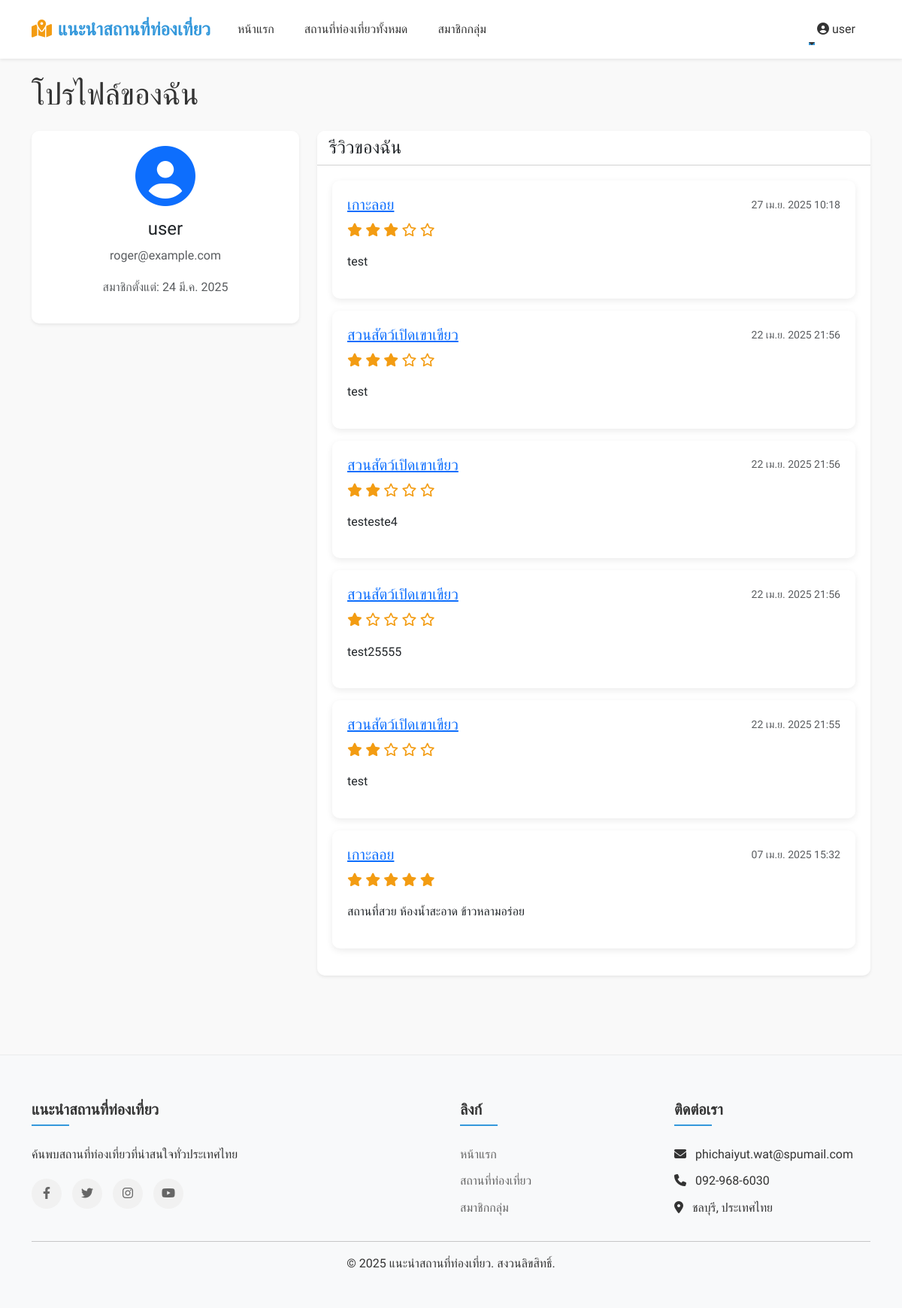
Screenshot of /profile/ (signed in) with the database file from the repository.
### tourism/models.py (models this page shows, shortened)
class Review(models.Model):
    place = models.ForeignKey(Place, on_delete=models.CASCADE, related_name='reviews', verbose_name="สถานที่")
    user = models.ForeignKey(User, on_delete=models.CASCADE, verbose_name="ผู้ใช้")
    rating = models.IntegerField(choices=[(1, '1'), (2, '2'), (3, '3'), (4, '4'), (5, '5')], verbose_name="คะแนน")
    comment = models.TextField(verbose_name="ความคิดเห็น")
    created_at = models.DateTimeField(auto_now_add=True, verbose_name="วันที่สร้าง")
    class Meta:
        verbose_name = "รีวิว"
        verbose_name_plural = "รีวิว"

class Place(models.Model):
    name = models.CharField(max_length=200, verbose_name="ชื่อสถานที่")
    description = models.TextField(verbose_name="รายละเอียด")
    address = models.TextField(verbose_name="ที่อยู่")
    province = models.ForeignKey(Province, on_delete=models.CASCADE, verbose_name="จังหวัด")
    categories = models.ManyToManyField(Category, verbose_name="หมวดหมู่")
    image = models.ImageField(upload_to='places/', verbose_name="รูปภาพ")
    created_at = models.DateTimeField(auto_now_add=True, verbose_name="วันที่สร้าง")
    updated_at = models.DateTimeField(auto_now=True, verbose_name="วันที่อัปเดต")
    is_featured = models.BooleanField(default=False, verbose_name="แนะนำ")
    map_embed = models.TextField(blank=True, null=True, help_text="ฝังโค้ด iframe จาก Google Maps")
    has_parking = models.BooleanField(default=False, null=True)
    has_restaurant = models.BooleanField(default=False, null=True)
    has_wifi = models.BooleanField(default=False, null=True)
    has_restroom = models.BooleanField(default=False, null=True)
    class Meta:
        verbose_name = "สถานที่ท่องเที่ยว"
        verbose_name_plural = "สถานที่ท่องเที่ยว"

### tourism/views.py (the view)
# urls.py: path('profile/', views.profile, name='profile'),
@login_required
def profile(request):
    reviews = Review.objects.filter(user=request.user).order_by('-created_at')
    context = {
        'reviews': reviews,
    }
    return render(request, 'tourism/profile.html', context)

### templates/tourism/profile.html (shortened to what this page needs)
{% extends 'base.html' %}
{% block content %}
    <div class="container mt-4">
        <h1 class="mb-4">โปรไฟล์ของฉัน</h1>
        <div class="row">
            <div class="col-md-4">
                <div class="card shadow-sm mb-4">
                    <div class="card-body text-center">
                        <div class="mb-3">
                            <i class="fas fa-user-circle fa-5x text-primary"></i>
                        </div>
                        <h4>{{ user.username }}</h4>
                        <p class="text-muted">{{ user.email }}</p>
                        <p class="text-muted">สมาชิกตั้งแต่: {{ user.date_joined|date:"d M Y" }}</p>
                    </div>
                </div>
            </div>
            <div class="col-md-8">
                <div class="card shadow-sm">
                    <div class="card-header bg-white">
                        <h4 class="mb-0">รีวิวของฉัน</h4>
                    </div>
                    <div class="card-body">
                        {% for review in reviews %}
                            <div class="card mb-3">
                                <div class="card-body">
                                    <div class="d-flex justify-content-between align-items-center mb-2">
                                        <h5 class="mb-0">
                                            <a href="{% url 'place_detail' review.place.id %}">{{ review.place.name }}</a>
                                        </h5>
                                        <small class="text-muted">{{ review.created_at|date:"d M Y H:i" }}</small>
                                    </div>
                                    <div class="rating mb-2">
                                        {% for i in "12345" %}
                                            {% if forloop.counter <= review.rating %}
                                                <i class="fas fa-star"></i>
                                            {% else %}
                                                <i class="far fa-star"></i>
                                            {% endif %}
                                        {% endfor %}
                                    </div>
                                    <p class="card-text">{{ review.comment|linebreaks }}</p>
                                </div>
                            </div>
                        {% empty %}
                            <p class="text-center">คุณยังไม่มีรีวิว</p>
                        {% endfor %}
                    </div>
                </div>
            </div>
        </div>
    </div>
{% endblock %}

### templates/base.html (shortened to what this page needs)
<!DOCTYPE html>
<html lang="th">
  <head>
    <link
      href="https://cdn.jsdelivr.net/npm/bootstrap@5.3.0/dist/css/bootstrap.min.css"
      rel="stylesheet"
    />
    <link
      rel="stylesheet"
      href="https://cdnjs.cloudflare.com/ajax/libs/font-awesome/6.4.0/css/all.min.css"
    />
  </head>
  <body>
    <nav class="navbar navbar-expand-lg navbar-light bg-light shadow-sm">
      <div class="container">
        <a class="navbar-brand" href="{% url 'home' %}">
          <i class="fas fa-map-marked-alt me-2"></i>แนะนำสถานที่ท่องเที่ยว
        </a>
        <div class="collapse navbar-collapse" id="navbarNav">
          <ul class="navbar-nav me-auto">
            <li class="nav-item">
              <a class="nav-link" href="{% url 'home' %}">หน้าแรก</a>
            </li>
            <li class="nav-item">
              <a class="nav-link" href="{% url 'place_list' %}"
                >สถานที่ท่องเที่ยวทั้งหมด</a
              >
            </li>
              <li class="nav-item">
                  <a class="nav-link" href="{% url 'about' %}">สมาชิกกลุ่ม</a>
              </li>
          </ul>
          <ul class="navbar-nav">
            {% if user.is_authenticated %}
            <li class="nav-item dropdown">
              <a
                class="nav-link dropdown-toggle"
                href="#"
                id="navbarDropdown"
                role="button"
                data-bs-toggle="dropdown"
                aria-expanded="false"
              >
                <i class="fas fa-user-circle me-1"></i>{{ user.username }}
              </a>
            </li>
            {% endif %}
          </ul>
        </div>
      </div>
    </nav>
    <main>{% block content %}{% endblock %}</main>
    <footer class="bg-light">
      <div class="container">
        <div class="row">
          <div class="col-md-6">
            <h5>แนะนำสถานที่ท่องเที่ยว</h5>
            <p>ค้นพบสถานที่ท่องเที่ยวที่น่าสนใจทั่วประเทศไทย</p>
            <div class="social-icons">
              <a href="#"><i class="fab fa-facebook-f"></i></a>
              <a href="#"><i class="fab fa-twitter"></i></a>
              <a href="#"><i class="fab fa-instagram"></i></a>
              <a href="#"><i class="fab fa-youtube"></i></a>
            </div>
          </div>
          <div class="col-md-3">
            <h5>ลิงก์</h5>
            <ul class="list-unstyled">
              <li>
                <a href="{% url 'home' %}" class="text-decoration-none"
                  >หน้าแรก</a
                >
              </li>
              <li>
                <a href="{% url 'place_list' %}" class="text-decoration-none"
                  >สถานที่ท่องเที่ยว</a
                >
              </li>
                <li>
                    <a href="{% url 'about' %}" class="text-decoration-none">สมาชิกกลุ่ม</a
                >
                </li>
            </ul>
          </div>
          <div class="col-md-3">
            <h5>ติดต่อเรา</h5>
            <ul class="list-unstyled">
              <li>
                <i class="fas fa-envelope me-2"></i> phichaiyut.wat@spumail.com
              </li>
              <li><i class="fas fa-phone me-2"></i> 092-968-6030</li>
              <li>
                <i class="fas fa-map-marker-alt me-2"></i> ชลบุรี, ประเทศไทย
              </li>
            </ul>
          </div>
        </div>
        <hr />
        <div class="text-center">
          <p>&copy; {% now "Y" %} แนะนำสถานที่ท่องเที่ยว. สงวนลิขสิทธิ์.</p>
        </div>
      </div>
    </footer>
  </body>
</html>

### templates/base.html (style rules this page uses)
:root { --primary-color: #3498db; --secondary-color: #2ecc71; --accent-color: #f39c12; --text-color: #333333; --light-bg: #f8f9fa; --dark-bg: #343a40; --border-radius: 10px; --box-shadow: 0 5px 15px rgba(0, 0, 0, 0.1); --transition: all 0.3s ease; }
body { font-family: "Prompt", sans-serif; color: var(--text-color); line-height: 1.6; background-color: #f9f9f9; }
.navbar { padding: 15px 0; transition: all 0.4s ease; background-color: rgba(255, 255, 255, 0.95) !important; backdrop-filter: blur(10px); }
.navbar-brand { font-weight: 700; font-size: 1.5rem; color: var(--primary-color) !important; }
.navbar-brand i { color: var(--accent-color); }
.nav-link { position: relative; font-weight: 500; padding: 8px 15px !important; margin: 0 5px; color: var(--text-color) !important; }
.nav-link::after { content: ""; position: absolute; width: 0; height: 2px; bottom: 0; left: 0; background-color: var(--primary-color); transition: width 0.3s ease; }
.dropdown { position: relative; }
.dropdown-toggle::after { display: inline-block; margin-left: 0.255em; vertical-align: 0.255em; content: ""; border-top: 0.3em solid; border-right: 0.3em solid transparent; border-bottom: 0; border-left: 0.3em solid transparent; }
.navbar { padding: 15px 0; transition: all 0.4s ease; background-color: rgba(255, 255, 255, 0.95) !important; backdrop-filter: blur(10px); z-index: 1000; }
.card { border: none; border-radius: var(--border-radius); overflow: hidden; transition: transform 0.4s ease, box-shadow 0.4s ease; margin-bottom: 25px; background-color: white; box-shadow: 0 3px 10px rgba(0, 0, 0, 0.08); }
.card-body { padding: 20px; }
.card-text { color: #666; margin-bottom: 15px; }
.rating { color: var(--accent-color); font-size: 1.1rem; }
footer { background-color: var(--light-bg); padding: 60px 0 30px; margin-top: 80px; border-top: 1px solid rgba(0, 0, 0, 0.05); }
footer h5 { font-weight: 600; margin-bottom: 25px; position: relative; padding-bottom: 10px; }
footer h5::after { content: ""; position: absolute; bottom: 0; left: 0; width: 50px; height: 2px; background: var(--primary-color); }
footer ul li { margin-bottom: 10px; }
footer a { color: #666; text-decoration: none; transition: var(--transition); }
footer .social-icons { margin-top: 20px; }
footer .social-icons a { display: inline-block; width: 40px; height: 40px; line-height: 40px; text-align: center; background-color: #f1f1f1; border-radius: 50%; margin-right: 10px; transition: var(--transition); }
.animate-fade-in { animation: fadeIn 0.5s ease forwards; }

### rows the page displays
Review: place.name "เกาะลอย", created_at "27 เม.ย. 2025 10:18", rating 3 (drawn), comment "test"
Review: place.name "สวนสัตว์เปิดเขาเขียว", created_at "22 เม.ย. 2025 21:56", rating 3 (drawn), comment "test"
Review: place.name "สวนสัตว์เปิดเขาเขียว", created_at "22 เม.ย. 2025 21:56", rating 2 (drawn), comment "testeste4"
Review: place.name "สวนสัตว์เปิดเขาเขียว", created_at "22 เม.ย. 2025 21:56", rating 1 (drawn), comment "test25555"
Review: place.name "สวนสัตว์เปิดเขาเขียว", created_at "22 เม.ย. 2025 21:55", rating 2 (drawn), comment "test"
Review: place.name "เกาะลอย", created_at "07 เม.ย. 2025 15:32", rating 5 (drawn), comment "สถานที่สวย ห้องน้ำสะอาด ข้าวหลามอร่อย"

### other values shown
{{ user.username }} "user"
{{ user.email }} "roger@example.com"
{{ user.date_joined|date:"d M Y" }} "24 มี.ค. 2025"
